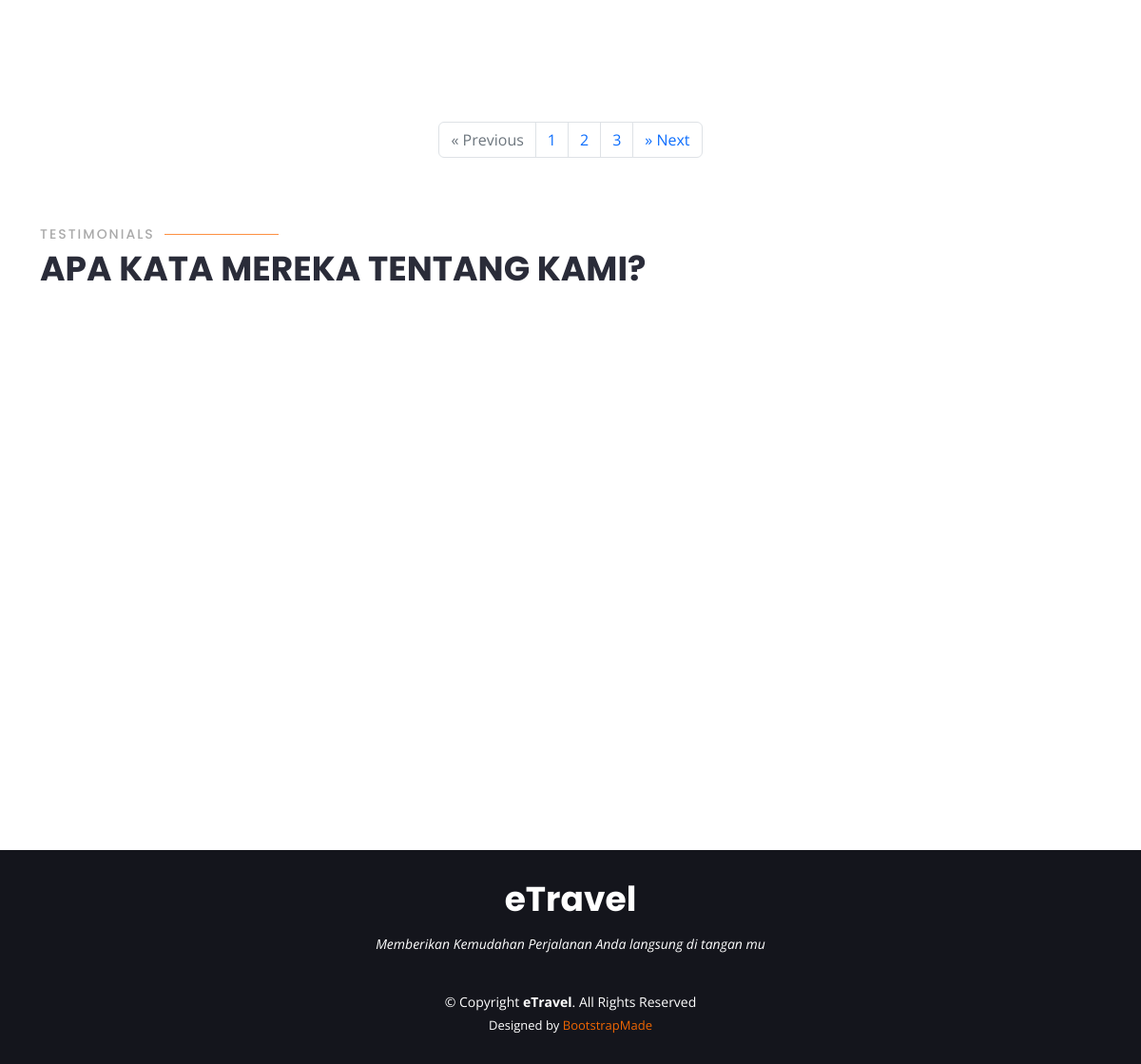
Before: / (lower part) with the older database file.
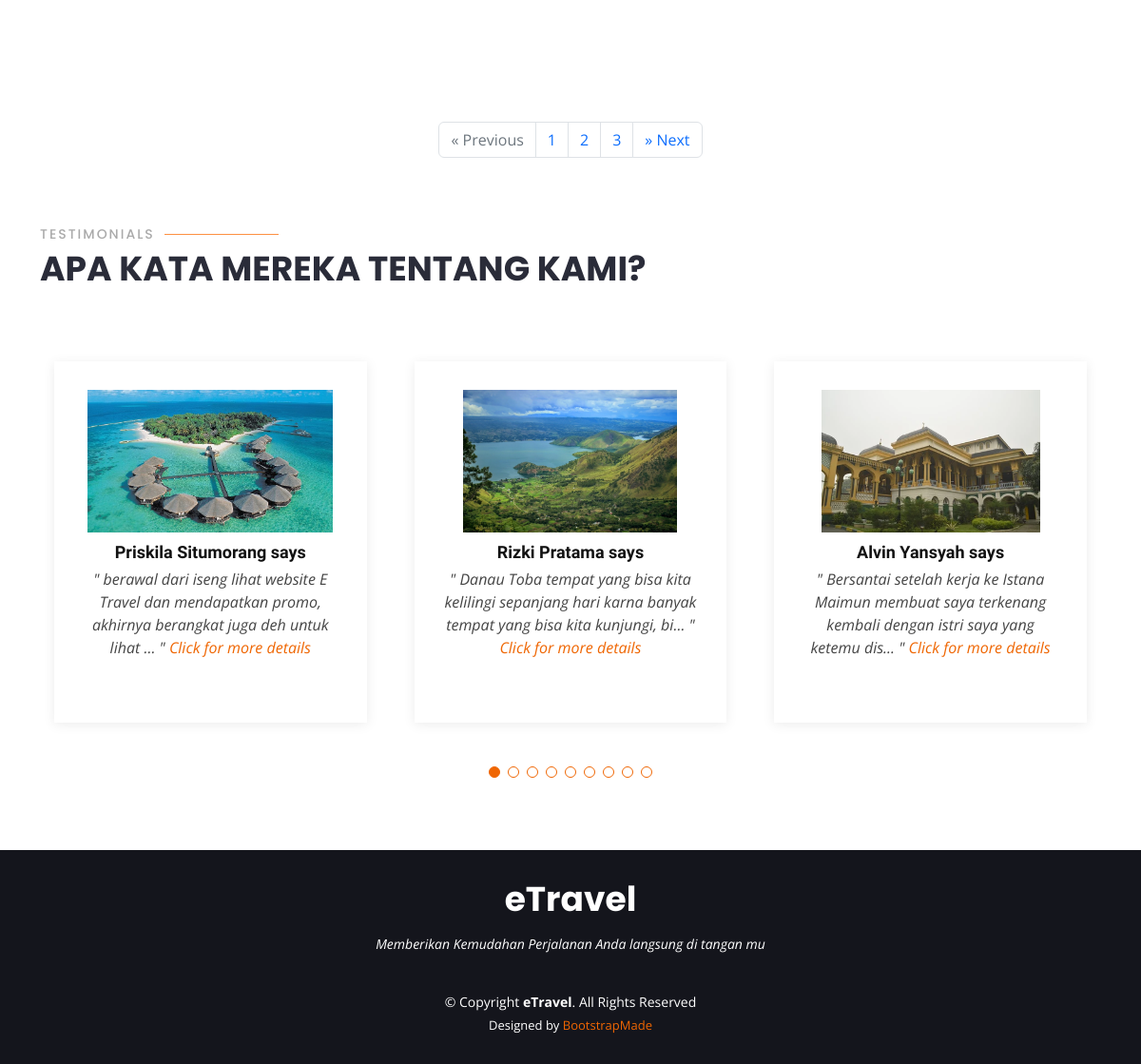
After: the same page with the newer database file.
### tables this page shows
CREATE TABLE `komentar` (
  `id_komentar` int(11) NOT NULL,
  `komentar` text NOT NULL,
  `name_user` varchar(100) NOT NULL,
  `id_tempat_wisata` int(11) NOT NULL
);

CREATE TABLE `tempat_wisata` (
  `id_tempat_wisata` int(11) NOT NULL,
  `name_tw` varchar(255) NOT NULL,
  `deskripsi` text NOT NULL,
  `image_tw` varchar(255) NOT NULL,
  `id_daerah_wisata` int(11) NOT NULL,
  `id_kategori` int(11) NOT NULL
);

### public/index.php (the view, shortened to what this page needs)
<!DOCTYPE html>
<html lang="en">
<head>
  <link rel="stylesheet" href="https://cdn.datatables.net/1.13.4/css/jquery.dataTables.css"/>
  <link rel="stylesheet" href="https://cdn.datatables.net/1.13.4/css/jquery.dataTables.css" />
  <link href="assets/vendor/animate.css/animate.min.css" rel="stylesheet">
  <link href="assets/vendor/aos/aos.css" rel="stylesheet">
  <link href="assets/vendor/bootstrap/css/bootstrap.min.css" rel="stylesheet">
  <link href="assets/vendor/bootstrap-icons/bootstrap-icons.css" rel="stylesheet">
  <link href="assets/vendor/boxicons/css/boxicons.min.css" rel="stylesheet">
  <link href="assets/vendor/glightbox/css/glightbox.min.css" rel="stylesheet">
  <link href="assets/vendor/remixicon/remixicon.css" rel="stylesheet">
  <link href="assets/vendor/swiper/swiper-bundle.min.css" rel="stylesheet">
  <link href="assets/css/style.css" rel="stylesheet">
</head>
<body>
  <main id="main">
    <section id="portfolio" class="portfolio">
      <div class="container">
        <div class="section-title" data-aos="zoom-out">
        <div class="row portfolio-container" data-aos="fade-up">
          <?php
          include "../config/config.php";
          $limit = 6;
          ?>
        </div>
      </div>
    </section>
    <nav class="d-flex justify-content-center wow fadeIn">
        <ul class="pagination pg-blue">
          <li class="page-item disabled">
            <a class="page-link" href="#" aria-label="Previous">
              <span aria-hidden="true">&laquo;</span>
              <span class="sr-only">Previous</span>
            </a>
          </li>
          <?php
            $queryTotal = mysqli_query($host, "SELECT COUNT(*) AS total FROM `tempat_wisata`");
            $row = mysqli_fetch_assoc($queryTotal);
            $countTotal = $row['total'];
            $page = ceil($countTotal/$limit);
            for($i=0;$i<$page;$i++){
              $active = "";
          ?>
          <li class="page-item <?php echo $active ?>">
            <a class="page-link" href="index.php?page=<?php echo $i+1 ?>"><?php echo $i+1; ?>
            </a>
          </li>
          <?php
          }
          ?>
          <li class="page-item">
            <a class="page-link" href="#" aria-label="Next">
              <span aria-hidden="true">&raquo;</span>
              <span class="sr-only">Next</span>
            </a>
          </li>
        </ul>
      </nav>
    <section id="testimonials" class="testimonials">
      <div class="container">
        <div class="section-title" data-aos="zoom-out">
          <h2>Testimonials</h2>
          <p>Apa Kata Mereka Tentang Kami?</p>
        </div>
        <div class="testimonials-slider swiper" data-aos="fade-up" data-aos-delay="100">
          <div class="swiper-wrapper">
            <?php
            include "../config/config.php";
            $data = mysqli_query($host, "SELECT k.*, tw.image_tw FROM komentar k INNER JOIN tempat_wisata tw ON k.id_tempat_wisata = tw.id_tempat_wisata ORDER BY k.id_komentar DESC");
            while ($d = mysqli_fetch_array($data)) {
            ?>
            <div class="swiper-slide">
              <div class="testimonial-item">
                <?php if (!empty($d['image_tw'])) { ?>
                  <div class="testimonial-image">
                    <img src="../admin/assets/img/<?php echo $d['image_tw']; ?>" alt="Testimonial Image" class="img-fluid">
                  </div>
                <?php } ?>
                <h3><?php echo $d["name_user"];?> says</h3>
                <p>
                  <i>"</i>
                  <?php echo strlen($d['komentar']) > 105 ? substr($d['komentar'], 0, 105) . "..." : $d['komentar']; ?>
                  <i>"</i>
                  <a href="portfolio-details.php?id_tempat_wisata=<?php echo $d['id_tempat_wisata'] ?>" class="read-more-link">Click for more details</a>
                </p>
              </div>
            </div>
            <?php }?>
          </div>
          <div class="swiper-pagination"></div>
        </div>
      </div>
    </section>
    <footer id="footer">
      <div class="container">
        <h3>eTravel</h3>
        <p>Memberikan Kemudahan Perjalanan Anda langsung di tangan mu</p>
        <div class="copyright">
          &copy; Copyright <strong><span>eTravel</span></strong>. All Rights Reserved
        </div>
        <div class="credits">
          Designed by <a href="https://bootstrapmade.com/">BootstrapMade</a>
        </div>
      </div>
    </footer>
</body>
</html>

### public/assets/css/style.css (style rules this page uses)
body { font-family: "Open Sans", sans-serif; color: #444444; }
a { color: #ef6603; text-decoration: none; }
h1, h2, h3, h4, h5, h6 { font-family: "Raleway", sans-serif; }
section { padding: 60px 0; overflow: hidden; }
.section-title { padding-bottom: 40px; }
.section-title h2 { font-size: 14px; font-weight: 500; padding: 0; line-height: 1px; margin: 0 0 5px 0; letter-spacing: 2px; text-transform: uppercase; color: #aaaaaa; font-family: "Poppins", sans-serif; }
.section-title h2::after { content: ""; width: 120px; height: 1px; display: inline-block; background: #fd9042; margin: 4px 10px; }
.section-title p { margin: 0; margin: 0; font-size: 36px; font-weight: 700; text-transform: uppercase; font-family: "Poppins", sans-serif; color: #2a2c39; }
.testimonials .testimonials-carousel, .testimonials .testimonials-slider { overflow: hidden; }
.testimonials .testimonial-item { box-sizing: content-box; padding: 30px 30px 0 30px; margin: 30px 15px; text-align: center; min-height: 350px; box-shadow: 0px 2px 12px rgba(0, 0, 0, 0.08); }
.testimonials .testimonial-item h3 { font-size: 18px; font-weight: bold; margin: 10px 0 5px 0; color: #111; }
.testimonials .testimonial-item p { font-style: italic; margin: 0 auto 15px auto; }
.testimonials .swiper-pagination { margin-top: 20px; position: relative; }
#footer { background: #14151c; color: #fff; font-size: 14px; text-align: center; padding: 30px 0; }
#footer h3 { font-size: 36px; font-weight: 700; color: #fff; position: relative; font-family: "Poppins", sans-serif; padding: 0; margin: 0 0 15px 0; }
#footer p { font-size: 15; font-style: italic; padding: 0; margin: 0 0 40px 0; }
#footer .copyright { margin: 0 0 5px 0; }
#footer .credits { font-size: 13px; }

### public/index.php (style rules this page uses)
.testimonial-image { height: 150px; display: flex; align-items: center; justify-content: center; }
.testimonial-image img { max-width: 100%; max-height: 100%; }

Changed rows visible on the page:
no longer on this page (row unchanged): komentar: id_tempat_wisata.image_tw (picture)
no longer on this page (row unchanged): komentar: id_tempat_wisata.image_tw (picture)
no longer on this page (row unchanged): komentar: id_tempat_wisata.image_tw (picture)
added komentar: id_tempat_wisata.image_tw (picture), name_user "Priskila Situmorang", komentar "berawal dari iseng lihat website E Travel dan mendapatkan promo, akhirnya berangkat juga deh untuk lihat"
added komentar: id_tempat_wisata.image_tw (picture), name_user "Rizki Pratama", komentar "Danau Toba tempat yang bisa kita kelilingi sepanjang hari karna banyak tempat yang bisa kita kunjungi, bi"
added komentar: id_tempat_wisata.image_tw (picture), name_user "Alvin Yansyah", komentar "Bersantai setelah kerja ke Istana Maimun membuat saya terkenang kembali dengan istri saya yang ketemu dis"
